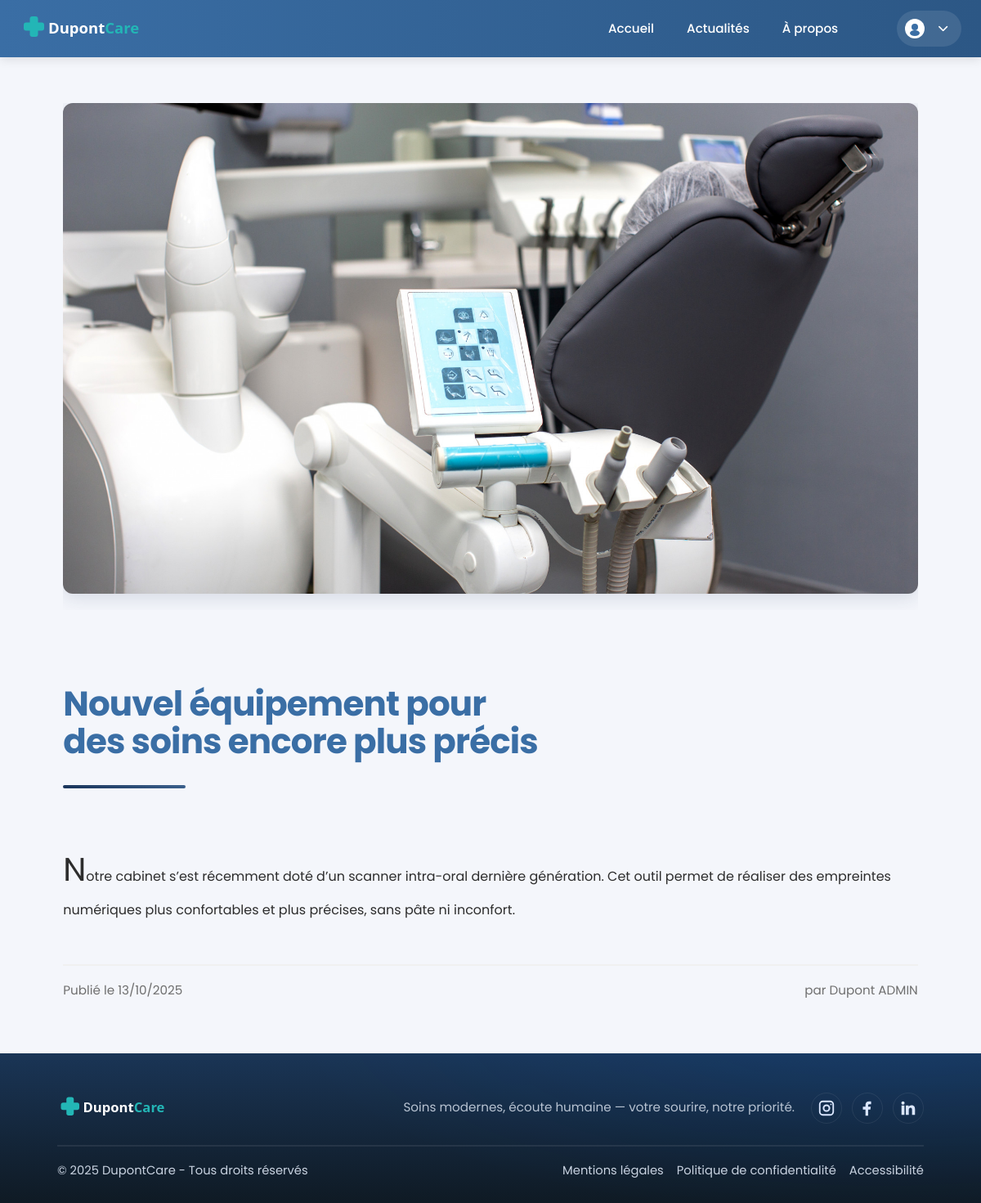
Page /index.php?page=actus&action=show&id=16 on the committed database.
### tables this page shows
CREATE TABLE `actualite` (
  `id` int(10) UNSIGNED NOT NULL,
  `auteur_id` int(10) UNSIGNED NOT NULL,
  `titre` varchar(200) NOT NULL,
  `contenu` mediumtext NOT NULL,
  `date_publication` datetime DEFAULT NULL,
  `statut` enum('BROUILLON','PUBLIE','ARCHIVE') NOT NULL DEFAULT 'BROUILLON',
  `image` varchar(255) DEFAULT NULL
);

CREATE TABLE `utilisateur` (
  `id` int(10) UNSIGNED NOT NULL,
  `role` enum('PATIENT','MEDECIN','SECRETAIRE') NOT NULL,
  `nom` varchar(100) NOT NULL,
  `prenom` varchar(100) NOT NULL,
  `email` varchar(190) NOT NULL,
  `telephone` varchar(30) DEFAULT NULL,
  `avatar` varchar(255) DEFAULT NULL,
  `password_hash` varchar(255) NOT NULL,
  `date_inscription` datetime NOT NULL DEFAULT current_timestamp(),
  `date_naissance` date DEFAULT NULL
);

### app/controllers/ActusController.php (called while the page is built, shortened)
<?php
class ActusController {
    private $actuModel;
    public function __construct() {
        $this->actuModel = new ActuModel();
    }
    public function show($id) {
        $actu = $this->actuModel->getActuById($id);
    require_once 'app/views/actu/detail-actu.php';
    }
}

### app/core/App.php (called while the page is built, shortened)
<?php
class App {
    public function run() {
        $action = isset($_GET['action']) ? strtolower($_GET['action']) : 'index';
        $method = strtolower(trim($action));
        $params = [];
        if (isset($_GET['id'])) {
            $params[] = $_GET['id'];
        }
        try {
            $controller = new $controllerClass();
            call_user_func_array([$controller, $method], $params);
        } catch (\Exception $e) {
            error_log("Exception dans App.php: " . $e->getMessage());
            http_response_code(404);
            include __DIR__ . '/../views/error/404.php';
        }
    }
}

### index.php (called while the page is built, shortened)
<?php
$app = new App();
$app->run();

### app/core/Model.php (called while the page is built, shortened)
<?php
abstract class Model {
    public function __construct() {
        $this->db = Database::getInstance();
    }
}

### app/models/database.php (called while the page is built, shortened)
<?php
class Database {
    private static $instance = null;
    private $connection;
    private function __construct() {
        $host = DB_HOST;
        $dbname = DB_NAME;
        $user = DB_USER;
        $pass = DB_PASS;
        $charset = DB_CHARSET;
        $options = [
            PDO::ATTR_ERRMODE => PDO::ERRMODE_EXCEPTION,
            PDO::ATTR_DEFAULT_FETCH_MODE => PDO::FETCH_ASSOC,
            PDO::MYSQL_ATTR_INIT_COMMAND => "SET NAMES $charset"
        ];
        try {
            $this->connection = new PDO(
                "mysql:host=$host;dbname=$dbname;charset=$charset",
                $user,
                $pass,
                $options
            );
        } catch (PDOException $e) {
            die('Erreur connexion BDD : ' . $e->getMessage());
        }
    }
    public function prepare($sql) {
        return $this->connection->prepare($sql);
    }
    public static function getInstance() {
        if (self::$instance === null) {
            self::$instance = new self();
        }
        return self::$instance;
    }
}

### app/models/ActuModel.php (called while the page is built, shortened)
<?php
class ActuModel extends Model {
    public function getActuById($id) {
        $sql = "SELECT a.*, u.nom as auteur_nom, u.prenom as auteur_prenom
                FROM actualite a
                JOIN utilisateur u ON a.auteur_id = u.id
                WHERE a.id = ? AND a.statut = 'PUBLIE'";
        $stmt = $this->db->prepare($sql);
        $stmt->execute([$id]);
        return $stmt->fetch();
    }
}

### app/views/actu/detail-actu.php (the view, shortened to what this page needs)
<?php
include __DIR__ . '/../templates/header.php';
?>
<link rel="stylesheet" href="<?php echo BASE_URL; ?>/css/modules/actu/detail-actu.css">
<main>
  <section class="actu-section">
    <div class="actu-detail-container">
      <?php if (empty($actu)): ?>
        <p class="no-actus">Aucune actualité n'est disponible pour le moment.</p>
      <?php else: ?>
        <article class="actu-detail">
          <div class="actu-detail-flex<?php echo empty($actu['image']) ? ' no-image' : ''; ?>">
            <?php if (!empty($actu['image'])): ?>
              <div class="actu-detail-image">
                <img src="<?php echo BASE_URL; ?>/public/uploads/<?php echo htmlspecialchars($actu['image']); ?>" alt="Image de l'actualité" loading="lazy">
              </div>
            <?php endif; ?>
            <div class="actu-detail-content-block">
              <h3><?php echo htmlspecialchars($actu['titre']); ?></h3>
              <div class="actu-detail-content">
                <p><?php echo nl2br(htmlspecialchars($actu['contenu'])); ?></p>
              </div>
              <div class="actu-detail-meta">
                <span class="actu-date">Publié le <?php echo date('d/m/Y', strtotime($actu['date_publication'])); ?></span>
                <span class="actu-author meta-author">par <?php echo htmlspecialchars($actu['auteur_prenom'] . ' ' . $actu['auteur_nom']); ?></span>
              </div>
            </div>
          </div>
        </article>
      <?php endif; ?>
    </div>
  </section>
</main>
<?php include __DIR__ . '/../templates/footer.php'; ?>

### css/base/polices.css (style rules this page uses)
body { font-family: 'Poppins', system-ui, -apple-system, Segoe UI, Roboto, Arial, sans-serif !important; }
button, input, select, textarea, .btn, .btn-primary, .btn-secondary, .btn-admin, .btn-hero, .btn-outline, .btn-small, .btn-login, .btn-register, .btn-cancel, .btn-confirm, .btn-new-rdv, .tab-button, .user-button, .guest-button, label, span, p, h1, h2, h3, h4, h5, h6, div, a, td, th { font-family: 'Poppins', sans-serif !important; }
html { height: 100%; }
body { min-height: 100vh; display: flex; flex-direction: column; }
body > main { flex: 1 0 auto; }

### css/base/style.css (style rules this page uses)
* { box-sizing: border-box; margin: 0; padding: 0; scroll-behavior: auto; }
body { font-family: 'Poppins', system-ui, -apple-system, Segoe UI, Roboto, Arial, sans-serif; line-height: 1.6; color: #333; }
main { min-height: auto; width: 100%; }
:root { --bg: #f4f6fb; --brand: #3a6ea5; --accent: #00c6ff; --accent-2: #0072ff; --text: #1e2936; --white: #fff; --focus-ring: #0072ff; --focus-ring-offset: 2px; }
* { box-sizing: border-box; margin: 0; padding: 0; }
html, body { height: 100%; }
body { font-family: 'Poppins', system-ui, -apple-system, Segoe UI, Roboto, Arial, sans-serif; background: var(--bg); color: var(--text); line-height: 1.6; }

### css/layouts/header.css (style rules this page uses)
:root { --header-height: 70px; --header-bg: linear-gradient(90deg, #3a6ea5 0%, #2c5785 100%); --header-shadow: 0 2px 12px rgba(0, 0, 0, 0.12); --nav-item-hover: rgba(255, 255, 255, 0.15); --btn-primary: #00c6ff; --btn-primary-hover: #00b3e6; --dropdown-shadow: 0 4px 20px rgba(0, 0, 0, 0.15); --transition: 0.2s ease-in-out; }

### css/layouts/footer.css (style rules this page uses)
:root { --footer-bg: #0f1724; --footer-text: #c9d3e1; --footer-heading: #ffffff; --footer-line: rgba(255,255,255,0.08); --brand: #3a6ea5; }

### css/modules/actu/detail-actu.css (style rules this page uses)
.actu-section { margin: clamp(0.5rem, 2vw, 1.5rem) auto 0; padding: 0 1rem; max-width: 100%; width: 100%; }
.actu-detail-container { max-width: 1800px; width: 95%; margin: 0 auto; }
.actu-detail { overflow: hidden; transition: transform 0.3s ease; }
.actu-detail-flex { display: grid; grid-template-columns: minmax(400px, 45%) 1fr; gap: clamp(3rem, 5vw, 6rem); align-items: start; padding: clamp(2rem, 3vw, 4rem); margin: 0 auto; border-radius: 24px; }
.actu-detail-image { position: relative; overflow: hidden; display: flex; align-items: center; justify-content: center; padding: 0; }
.actu-detail-image img { width: 100%; height: auto; max-height: 600px; object-fit: cover; border-radius: 12px; box-shadow: 0 4px 24px rgba(30, 50, 90, 0.15); transition: transform 0.4s ease, box-shadow 0.4s ease; }
.actu-detail-content-block { padding: 0; display: flex; flex-direction: column; justify-content: flex-start; width: 100%; }
.actu-detail h3 { font-size: clamp(2rem, 3.5vw, 2.9rem); line-height: 1.1; letter-spacing: -0.02em; color: #3a6ea5; font-weight: 700; margin: 0 0 1.5em 0; max-width: 100%; width: 100%; overflow-wrap: break-word; text-wrap: balance; position: relative; padding-bottom: 0.8em; }
.actu-detail h3::after { content: ''; position: absolute; bottom: 0; left: 0; width: 150px; height: 4px; background: linear-gradient(90deg, #1a355b, #3a5f8b); border-radius: 2px; }
.actu-detail-content { font-size: clamp(1rem, 1.2vw, 1.15rem); line-height: 1.8; color: #2d2d2d; margin-bottom: 2em; }
.actu-detail-content p { margin-bottom: 1.2em; }
.actu-detail-content p:first-of-type::first-letter { font-size: inherit; font-weight: inherit; line-height: inherit; width: 120px; }
.actu-detail-meta { display: flex; gap: 1.5em; color: #6f6f6f; font-size: 0.95rem; border-top: 2px solid #f0f0f0; padding-top: 1.2em; margin-top: auto; flex-wrap: wrap; justify-content: flex-start; }
.actu-detail-meta .meta-author { margin-left: auto; align-self: center; display: flex; align-items: center; }
.actu-detail-meta span { display: inline-flex; align-items: center; gap: 0.4em; transition: color 0.2s ease; }
@media (max-width: 1200px) { .actu-detail-flex { grid-template-columns: 1fr; padding: clamp(1.5rem, 4vw, 2rem); } }
@media (max-width: 1200px) { .actu-detail-image { padding-bottom: clamp(1rem, 2vw, 1.25rem); } }
@media (max-width: 1200px) { .actu-detail-content-block { padding: clamp(1.25rem, 3vw, 2rem) 0; } }
@media (max-width: 1200px) { .actu-detail h3 { max-width: 65ch; } }
@media (max-width: 1200px) { .actu-detail-content p:first-of-type::first-letter { font-size: 2.5em; } }

### rows in the picture
actualite: image (picture), titre "Nouvel équipement pour des soins encore plus précis", contenu "Notre cabinet s’est récemment doté d’un scanner intra-oral dernière génération. Cet outil permet de réaliser des empreintes numériques plus confortables et plus précises, sans pâte ni inconfort.", date_publication "13/10/2025", auteur.nom "Dupont ADMIN"
